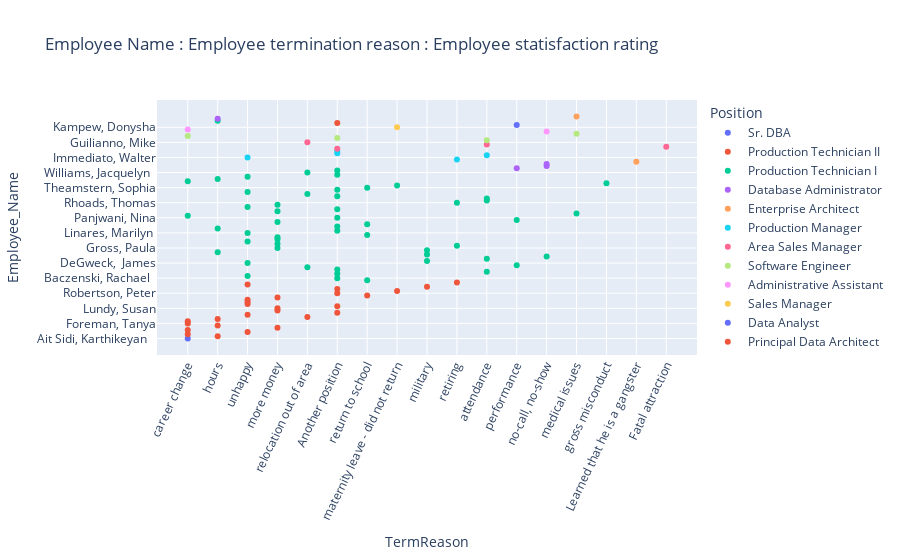

Here is the notebook cell this chart was saved with:
### Markdown cell above
## Interactive plot 3. what are the top termination reasons and jobroles?

### Code cell
###https://plotly.com/python/creating-and-updating-figures/ ----reference
#TermReason
import plotly.express as px
figure_1 = px.scatter(attrition_data2, x="TermReason", y="Employee_Name", color="Position", hover_name = "Position",
                 title="Employee Name : Employee termination reason : Employee statisfaction rating")
figure_1.update_xaxes(tickangle=-65)

figure_1.show()

### Figure 1 — Plotly figure (JSON) as saved in the notebook; plotly's stock layout.template omitted (floating-point values rounded to 4 significant figures)
{"data": [{"hovertemplate": "<b>%{hovertext}</b><br><br>Position=Sr. DBA<br>TermReason=%{x}<br>Employee_Name=%{y}<extra></extra>", "hovertext": ["Sr. DBA"], "legendgroup": "Sr. DBA", "marker": {"color": "#636efa", "symbol": "circle"}, "mode": "markers", "name": "Sr. DBA", "orientation": "v", "showlegend": true, "type": "scatter", "x": ["career change"], "xaxis": "x", "y": ["Ait Sidi, Karthikeyan   "], "yaxis": "y"}, {"hovertemplate": "<b>%{hovertext}</b><br><br>Position=Production Technician II<br>TermReason=%{x}<br>Employee_Name=%{y}<extra></extra>", "hovertext": ["Production Technician II", "Production Technician II", "Production Technician II", "Production Technician II", "Production Technician II", "Production Technician II", "Production Technician II", "Production Technician II", "Production Technician II", "Production Technician II", "Production Technician II", "Production Technician II", "Production Technician II", "Production Technician II", "Production Technician II", "Production Technician II", "Production Technician II", "Production Technician II", "Production Technician II", "Production Technician II", "Production Technician II", "Production Technician II", "Production Technician II", "Production Technician II", "Production Technician II", "Production Technician II"], "legendgroup": "Production Technician II", "marker": {"color": "#EF553B", "symbol": "circle"}, "mode": "markers", "name": "Production Technician II", "orientation": "v", "showlegend": true, "type": "scatter", "x": ["hours", "career change", "unhappy", "career change", "more money", "hours", "career change", "career change", "hours", "relocation out of area", "unhappy", "Another position", "more money", "more money", "Another position", "unhappy", "unhappy", "unhappy", "more money", "return to school", "Another position", "maternity leave - did not return", "Another position", "military", "unhappy", "retiring"], "xaxis": "x", "y": ["Akinkuolie, Sarah", "Bondwell, Betsy", "Cloninger, Jennifer", "Close, Phil", "Demita, Carla", "Fitzpatrick, Michael  J", "Foreman, Tanya", "Gonzalez, Juan", "Hendrickson, Trina", "Homberger, Adrienne  J", "Huynh, Ming", "Langford, Lindsey", "Latif, Mohammed", "Lundy, Susan", "Mancuso, Karen", "Miller, Ned", "Oliver, Brooke ", "Pelletier, Ermine", "Peters, Lauren", "Roberson, May", "Robertson, Peter", "Sloan, Constance", "Tejeda, Lenora ", "Thibaud, Kenneth", "Trzeciak, Cybil", "Winthrop, Jordan  "], "yaxis": "y"}, {"hovertemplate": "<b>%{hovertext}</b><br><br>Position=Production Technician I<br>TermReason=%{x}<br>Employee_Name=%{y}<extra></extra>", "hovertext": ["Production Technician I", "Production Technician I", "Production Technician I", "Production Technician I", "Production Technician I", "Production Technician I", "Production Technician I", "Production Technician I", "Production Technician I", "Production Technician I", "Production Technician I", "Production Technician I", "Production Technician I", "Production Technician I", "Production Technician I", "Production Technician I", "Production Technician I", "Production Technician I", "Production Technician I", "Production Technician I", "Production Technician I", "Production Technician I", "Production Technician I", "Production Technician I", "Production Technician I", "Production Technician I", "Production Technician I", "Production Technician I", "Production Technician I", "Production Technician I", "Production Technician I", "Production Technician I", "Production Technician I", "Production Technician I", "Production Technician I", "Production Technician I", "Production Technician I", "Production Technician I", "Production Technician I", "Production Technician I", "Production Technician I", "Production Technician I", "Production Technician I", "Production Technician I", "Production Technician I", "Production Technician I", "Production Technician I", "Production Technician I", "Production Technician I", "Production Technician I", "Production Technician I", "Production Technician I"], "legendgroup": "Production Technician I", "marker": {"color": "#00cc96", "symbol": "circle"}, "mode": "markers", "name": "Production Technician I", "orientation": "v", "showlegend": true, "type": "scatter", "x": ["return to school", "Another position", "unhappy", "Another position", "attendance", "Another position", "relocation out of area", "performance", "unhappy", "military", "attendance", "no-call, no-show", "military", "hours", "military", "more money", "retiring", "more money", "unhappy", "more money", "more money", "return to school", "unhappy", "Another position", "hours", "Another position", "return to school", "more money", "performance", "Another position", "career change", "medical issues", "more money", "Another position", "unhappy", "more money", "retiring", "attendance", "attendance", "Another position", "relocation out of area", "unhappy", "Another position", "return to school", "maternity leave - did not return", "gross misconduct", "career change", "hours", "unhappy", "Another position", "relocation out of area", "Another position"], "xaxis": "x", "y": ["Anderson, Carol ", "Baczenski, Rachael  ", "Barbara, Thomas", "Barton, Nader", "Bates, Norman", "Brill, Donna", "Chivukula, Enola", "Cole, Spencer", "DeGweck,  James", "Eaton, Marianne", "Estremera, Miguel", "Evensen, April", "Ferguson, Susan", "Gerke, Melisa", "Gilles, Alex", "Gross, Paula", "Harrington, Christie ", "Johnson, George", "Jung, Judy  ", "Kinsella, Kathleen  ", "Kirill, Alexandra  ", "Leach, Dallas", "Linares, Marilyn ", "Lynch, Lindsay", "MacLennan, Samuel", "Meads, Elizabeth", "Ndzi, Colombui", "Ndzi, Horia", "O'hare, Lynn", "Panjwani, Nina", "Smith, Martin", "Perry, Shakira", "Pham, Hong", "Power, Morissa", "Purinton, Janine", "Rarrick, Quinn", "Rhoads, Thomas", "Robinson, Alain  ", "Robinson, Cherly", "Rossetti, Bruno", "Sadki, Nore  ", "Squatrito, Kristen", "Tavares, Desiree  ", "Theamstern, Sophia", "Veera, Abdellah ", "Volk, Colleen", "Wallace, Theresa", "Whittier, Scott", "Wilber, Barry", "Wilkes, Annie", "Williams, Jacquelyn  ", "Ybarra, Catherine "], "yaxis": "y"}, {"hovertemplate": "<b>%{hovertext}</b><br><br>Position=Database Administrator<br>TermReason=%{x}<br>Employee_Name=%{y}<extra></extra>", "hovertext": ["Database Administrator", "Database Administrator", "Database Administrator"], "legendgroup": "Database Administrator", "marker": {"color": "#ab63fa", "symbol": "circle"}, "mode": "markers", "name": "Database Administrator", "orientation": "v", "showlegend": true, "type": "scatter", "x": ["performance", "no-call, no-show", "no-call, no-show"], "xaxis": "x", "y": ["Becker, Renee", "Goble, Taisha", "Voldemort, Lord"], "yaxis": "y"}, {"hovertemplate": "<b>%{hovertext}</b><br><br>Position=Enterprise Architect<br>TermReason=%{x}<br>Employee_Name=%{y}<extra></extra>", "hovertext": ["Enterprise Architect"], "legendgroup": "Enterprise Architect", "marker": {"color": "#FFA15A", "symbol": "circle"}, "mode": "markers", "name": "Enterprise Architect", "orientation": "v", "showlegend": true, "type": "scatter", "x": ["Learned that he is a gangster"], "xaxis": "x", "y": ["Booth, Frank"], "yaxis": "y"}, {"hovertemplate": "<b>%{hovertext}</b><br><br>Position=Production Manager<br>TermReason=%{x}<br>Employee_Name=%{y}<extra></extra>", "hovertext": ["Production Manager", "Production Manager", "Production Manager", "Production Manager", "Production Manager"], "legendgroup": "Production Manager", "marker": {"color": "#19d3f3", "symbol": "circle"}, "mode": "markers", "name": "Production Manager", "orientation": "v", "showlegend": true, "type": "scatter", "x": ["retiring", "unhappy", "attendance", "Another position", "Another position"], "xaxis": "x", "y": ["Bozzi, Charles", "Immediato, Walter", "Landa, Hans", "Peterson, Ebonee  ", "Wallace, Courtney  E"], "yaxis": "y"}, {"hovertemplate": "<b>%{hovertext}</b><br><br>Position=Area Sales Manager<br>TermReason=%{x}<br>Employee_Name=%{y}<extra></extra>", "hovertext": ["Area Sales Manager", "Area Sales Manager", "Area Sales Manager", "Area Sales Manager"], "legendgroup": "Area Sales Manager", "marker": {"color": "#FF6692", "symbol": "circle"}, "mode": "markers", "name": "Area Sales Manager", "orientation": "v", "showlegend": true, "type": "scatter", "x": ["Another position", "Fatal attraction", "attendance", "relocation out of area"], "xaxis": "x", "y": ["Bunbury, Jessica", "Forrest, Alex", "Gill, Whitney  ", "Guilianno, Mike"], "yaxis": "y"}, {"hovertemplate": "<b>%{hovertext}</b><br><br>Position=Software Engineer<br>TermReason=%{x}<br>Employee_Name=%{y}<extra></extra>", "hovertext": ["Software Engineer", "Software Engineer", "Software Engineer", "Software Engineer"], "legendgroup": "Software Engineer", "marker": {"color": "#B6E880", "symbol": "circle"}, "mode": "markers", "name": "Software Engineer", "orientation": "v", "showlegend": true, "type": "scatter", "x": ["attendance", "Another position", "career change", "medical issues"], "xaxis": "x", "y": ["Exantus, Susan", "Patronick, Lucas", "Quinn, Sean", "True, Edward"], "yaxis": "y"}, {"hovertemplate": "<b>%{hovertext}</b><br><br>Position=Administrative Assistant<br>TermReason=%{x}<br>Employee_Name=%{y}<extra></extra>", "hovertext": ["Administrative Assistant", "Administrative Assistant"], "legendgroup": "Administrative Assistant", "marker": {"color": "#FF97FF", "symbol": "circle"}, "mode": "markers", "name": "Administrative Assistant", "orientation": "v", "showlegend": true, "type": "scatter", "x": ["no-call, no-show", "career change"], "xaxis": "x", "y": ["Howard, Estelle", "Smith, Leigh Ann"], "yaxis": "y"}, {"hovertemplate": "<b>%{hovertext}</b><br><br>Position=Sales Manager<br>TermReason=%{x}<br>Employee_Name=%{y}<extra></extra>", "hovertext": ["Sales Manager"], "legendgroup": "Sales Manager", "marker": {"color": "#FECB52", "symbol": "circle"}, "mode": "markers", "name": "Sales Manager", "orientation": "v", "showlegend": true, "type": "scatter", "x": ["maternity leave - did not return"], "xaxis": "x", "y": ["Kampew, Donysha"], "yaxis": "y"}, {"hovertemplate": "<b>%{hovertext}</b><br><br>Position=Data Analyst<br>TermReason=%{x}<br>Employee_Name=%{y}<extra></extra>", "hovertext": ["Data Analyst"], "legendgroup": "Data Analyst", "marker": {"color": "#636efa", "symbol": "circle"}, "mode": "markers", "name": "Data Analyst", "orientation": "v", "showlegend": true, "type": "scatter", "x": ["performance"], "xaxis": "x", "y": ["Pearson, Randall"], "yaxis": "y"}, {"hovertemplate": "<b>%{hovertext}</b><br><br>Position=Principal Data Architect<br>TermReason=%{x}<br>Employee_Name=%{y}<extra></extra>", "hovertext": ["Principal Data Architect"], "legendgroup": "Principal Data Architect", "marker": {"color": "#EF553B", "symbol": "circle"}, "mode": "markers", "name": "Principal Data Architect", "orientation": "v", "showlegend": true, "type": "scatter", "x": ["Another position"], "xaxis": "x", "y": ["Roehrich, Bianca"], "yaxis": "y"}, {"hovertemplate": "<b>%{hovertext}</b><br><br>Position=IT Manager - DB<br>TermReason=%{x}<br>Employee_Name=%{y}<extra></extra>", "hovertext": ["IT Manager - DB"], "legendgroup": "IT Manager - DB", "marker": {"color": "#00cc96", "symbol": "circle"}, "mode": "markers", "name": "IT Manager - DB", "orientation": "v", "showlegend": true, "type": "scatter", "x": ["hours"], "xaxis": "x", "y": ["Ruiz, Ricardo"], "yaxis": "y"}, {"hovertemplate": "<b>%{hovertext}</b><br><br>Position=Data Analyst <br>TermReason=%{x}<br>Employee_Name=%{y}<extra></extra>", "hovertext": ["Data Analyst "], "legendgroup": "Data Analyst ", "marker": {"color": "#ab63fa", "symbol": "circle"}, "mode": "markers", "name": "Data Analyst ", "orientation": "v", "showlegend": true, "type": "scatter", "x": ["hours"], "xaxis": "x", "y": ["Salter, Jason"], "yaxis": "y"}, {"hovertemplate": "<b>%{hovertext}</b><br><br>Position=Network Engineer<br>TermReason=%{x}<br>Employee_Name=%{y}<extra></extra>", "hovertext": ["Network Engineer"], "legendgroup": "Network Engineer", "marker": {"color": "#FFA15A", "symbol": "circle"}, "mode": "markers", "name": "Network Engineer", "orientation": "v", "showlegend": true, "type": "scatter", "x": ["medical issues"], "xaxis": "x", "y": ["Tredinnick, Neville "], "yaxis": "y"}], "layout": {"legend": {"title": {"text": "Position"}, "tracegroupgap": 0}, "title": {"text": "Employee Name : Employee termination reason : Employee statisfaction rating"}, "xaxis": {"anchor": "y", "domain": [0, 1], "tickangle": -65, "title": {"text": "TermReason"}}, "yaxis": {"anchor": "x", "domain": [0, 1], "title": {"text": "Employee_Name"}}}}
